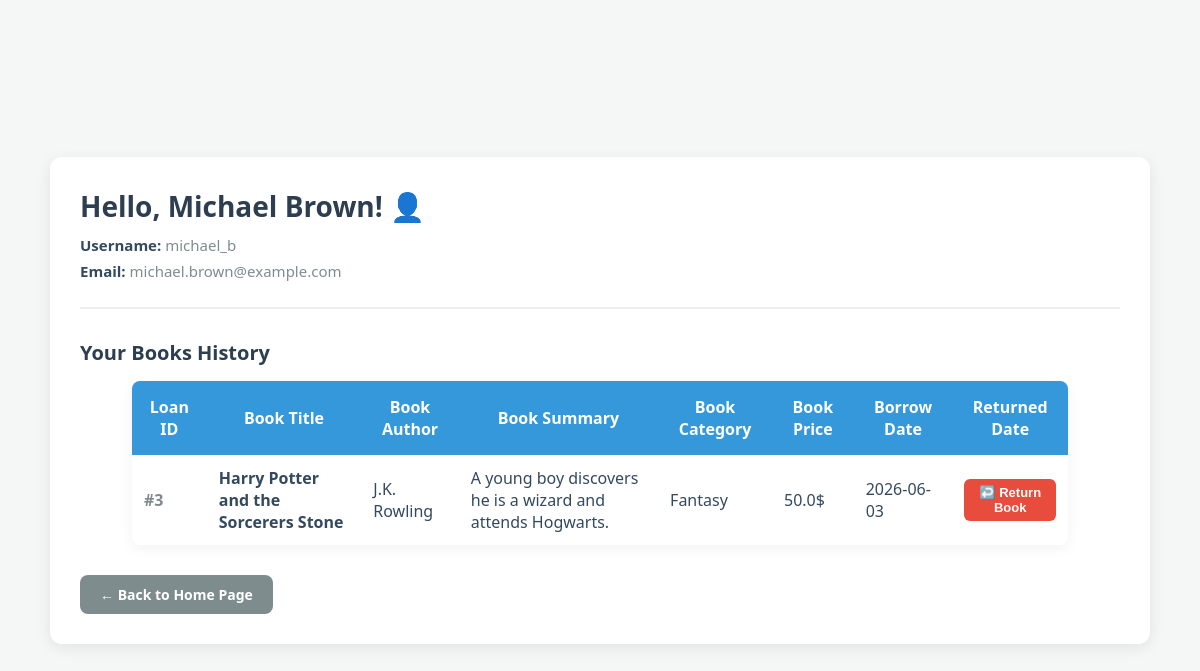
Before: /profile (signed in) with the older database file.
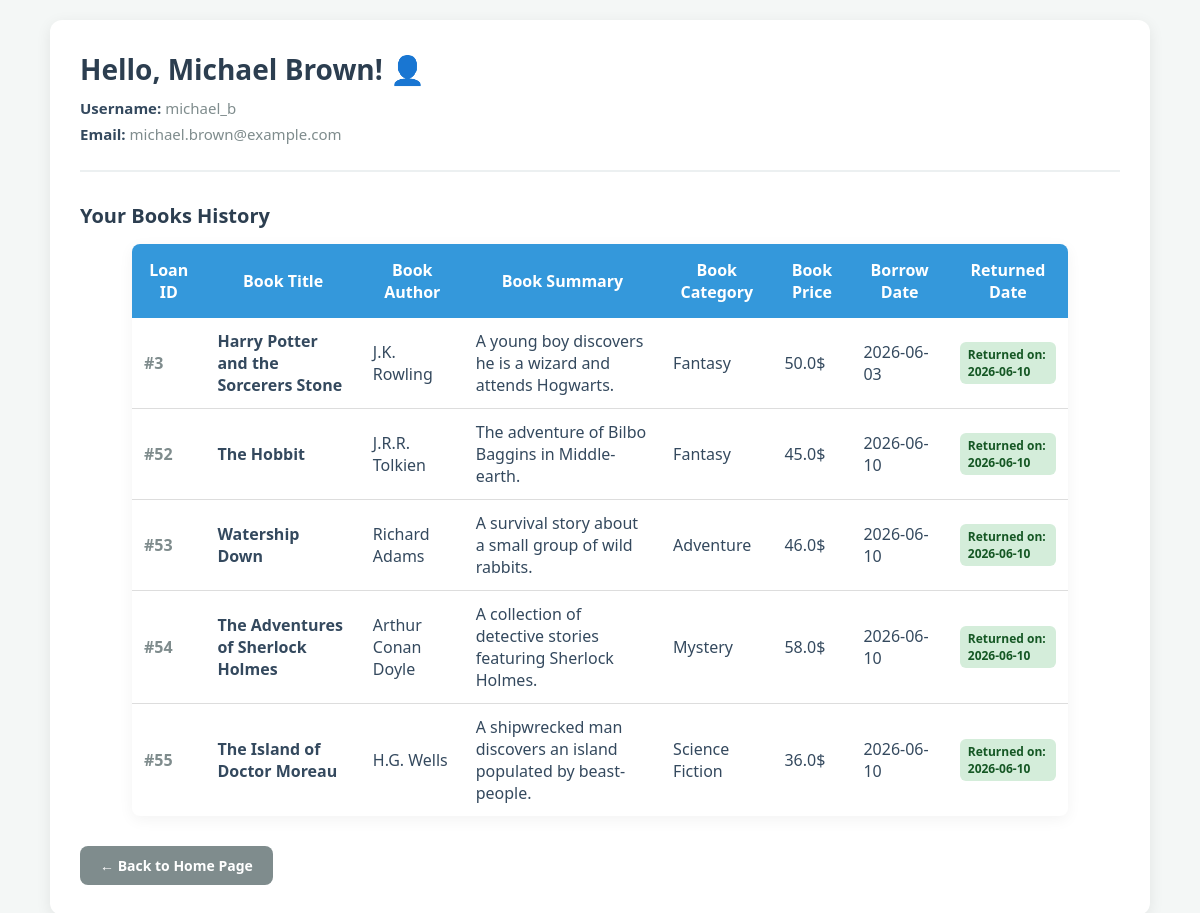
After: the same page with the newer database file.
### tables this page shows
CREATE TABLE Loans (
    id INTEGER PRIMARY KEY,
    id_user INTEGER NOT NULL,
    book_id INTEGER NOT NULL,
    borrow_date TEXT NOT NULL,       
    return_due_date TEXT NOT NULL,   
    actual_return_date TEXT,         
    FOREIGN KEY (id_user) REFERENCES Users(id_user),
    FOREIGN KEY (book_id) REFERENCES Books(id)
);

CREATE TABLE Books (
    id INTEGER PRIMARY KEY,
    title TEXT NOT NULL,
    author TEXT NOT NULL,
    summary TEXT,
    category TEXT,
    price REAL,
    rating REAL
);

### routers/users.py (the view)
@router.get("/profile")
def get_profile(request:Request):
    user_id = request.cookies.get("id_user")
    if user_id is None:
        return RedirectResponse(url="/", status_code=303)
    conn = sqlite3.connect("library.db")
    cursor = conn.cursor()
    cursor.execute(""" select full_name, username, email
                        from Users
                        where id_user = ?
                        """, (user_id,))
    user = cursor.fetchone()
    if user is None:
        return templates.TemplateResponse(request, "index.html", {"Message": "User not found"})
    cursor.execute(""" select l.id,
                              b.title,
                              b.author,
                              b.summary,
                              b.category,
                              b.price,
                              l.borrow_date,
                              l.actual_return_date
                        from Loans as l
                        inner join Books as b
                        on b.id = l.book_id
                        where l.id_user = ? """ ,(user_id,))
    books = cursor.fetchall()
    conn.close()
    return templates.TemplateResponse(request, "profile.html" ,
                                      {
                                        "full_name": user[0],
                                         "username": user[1],
                                          "email" : user[2],
                                           "books": books })

### templates/profile.html (shortened to what this page needs)
<!DOCTYPE html>
<html>
<head>
    <link rel="stylesheet" href="/static/css/main.css">
    <link rel="stylesheet" href="/static/css/tables.css">
    <link rel="stylesheet" href="/static/css/profile.css">
</head>
<body>
    <div class="profile-container">
        <div class="user-info">
            <h1>Hello, {{full_name}}! 👤</h1>
            <p><strong>Username:</strong> {{username}}</p>
            <p><strong>Email:</strong> {{email}}</p>
        </div>
        <h2>Your Books History</h2>
        {% if books %}
        <table>
            <thead>
                <tr>
                    <th>Loan ID</th>
                    <th>Book Title</th>
                    <th>Book Author</th>
                    <th>Book Summary</th>
                    <th>Book Category</th>
                    <th>Book Price</th>
                    <th>Borrow Date</th>
                    <th>Returned Date</th>
                </tr>
            </thead>
            <tbody>
                {% for book in books %}
                <tr>
                    <td><span style="color: #7f8c8d; font-weight: bold;">#{{book[0]}}</span></td>
                    <td><strong>{{book[1]}}</strong></td>
                    <td>{{book[2]}}</td>
                    <td>{{book[3]}}</td>
                    <td>{{book[4]}}</td>
                    <td>{{book[5]}}$</td>
                    <td>{{book[6]}}</td>
                    <td>
                        {% if book[7] %}
                            <span class="status-tag status-returned">Returned on: {{book[7]}}</span>
                        {% else %}
                            <form action="/loans/return-confirm" method="POST" class="return-form">
                                <button type="submit" class="return-btn">↩️ Return Book</button>
                            </form>
                        {% endif %}
                    </td>
                </tr>
                {% endfor %}
            </tbody>
        </table>
        {% else %}
            <p class="no-history">No book history found for this account yet.</p>
        {% endif %}
        <a href="/" class="back-btn">← Back to Home Page</a>
    </div>
</body>
</html>

Changed rows visible on the page:
changed Loans "Harry Potter and the Sorcerers Stone": actual_return_date (not shown) → "2026-06-10"; no longer shows "↩️ Return Book"
added Loans: id "52", title "The Hobbit", author "J.R.R. Tolkien", summary "The adventure of Bilbo Baggins in Middle-earth.", category "Fantasy", price "45.0", borrow_date "2026-06-10", actual_return_date "2026-06-10"
added Loans: id "53", title "Watership Down", author "Richard Adams", summary "A survival story about a small group of wild rabbits.", category "Adventure", price "46.0", borrow_date "2026-06-10", actual_return_date "2026-06-10"
added Loans: id "54", title "The Adventures of Sherlock Holmes", author "Arthur Conan Doyle", summary "A collection of detective stories featuring Sherlock Holmes.", category "Mystery", price "58.0", borrow_date "2026-06-10", actual_return_date "2026-06-10"
added Loans: id "55", title "The Island of Doctor Moreau", author "H.G. Wells", summary "A shipwrecked man discovers an island populated by beast-people.", category "Science Fiction", price "36.0", borrow_date "2026-06-10", actual_return_date "2026-06-10"
